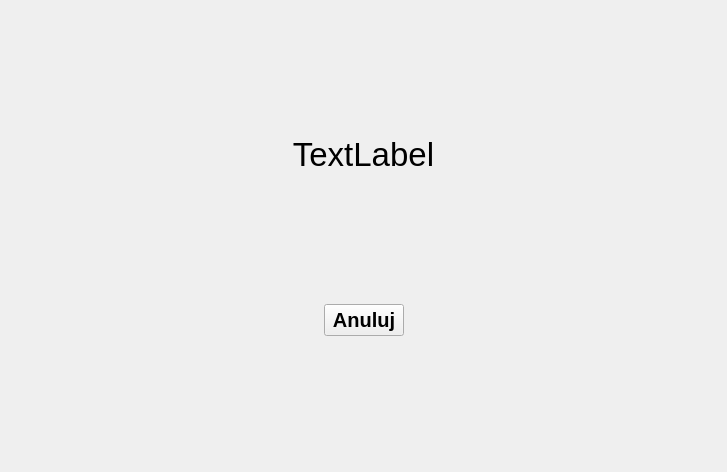
<?xml version="1.0" encoding="UTF-8"?>
<ui version="4.0">
 <class>OknoInformacyjne</class>
 <widget class="QWidget" name="OknoInformacyjne">
  <property name="geometry">
   <rect>
    <x>0</x>
    <y>0</y>
    <width>727</width>
    <height>472</height>
   </rect>
  </property>
  <property name="windowTitle">
   <string>Form</string>
  </property>
  <layout class="QVBoxLayout" name="verticalLayout" stretch="0,0,0,0,0">
   <item>
    <spacer name="verticalSpacer_2">
     <property name="orientation">
      <enum>Qt::Vertical</enum>
     </property>
     <property name="sizeHint" stdset="0">
      <size>
       <width>20</width>
       <height>40</height>
      </size>
     </property>
    </spacer>
   </item>
   <item>
    <widget class="QLabel" name="labInformacyjne">
     <property name="font">
      <font>
       <pointsize>25</pointsize>
      </font>
     </property>
     <property name="text">
      <string>TextLabel</string>
     </property>
     <property name="alignment">
      <set>Qt::AlignCenter</set>
     </property>
    </widget>
   </item>
   <item>
    <spacer name="verticalSpacer_3">
     <property name="orientation">
      <enum>Qt::Vertical</enum>
     </property>
     <property name="sizeHint" stdset="0">
      <size>
       <width>20</width>
       <height>40</height>
      </size>
     </property>
    </spacer>
   </item>
   <item>
    <layout class="QHBoxLayout" name="horizontalLayout">
     <item>
      <spacer name="horizontalSpacer">
       <property name="orientation">
        <enum>Qt::Horizontal</enum>
       </property>
       <property name="sizeHint" stdset="0">
        <size>
         <width>40</width>
         <height>20</height>
        </size>
       </property>
      </spacer>
     </item>
     <item>
      <widget class="QPushButton" name="pbInformacyjne">
       <property name="font">
        <font>
         <pointsize>15</pointsize>
         <bold>true</bold>
        </font>
       </property>
       <property name="text">
        <string>Anuluj</string>
       </property>
      </widget>
     </item>
     <item>
      <spacer name="horizontalSpacer_2">
       <property name="orientation">
        <enum>Qt::Horizontal</enum>
       </property>
       <property name="sizeHint" stdset="0">
        <size>
         <width>40</width>
         <height>20</height>
        </size>
       </property>
      </spacer>
     </item>
    </layout>
   </item>
   <item>
    <spacer name="verticalSpacer">
     <property name="orientation">
      <enum>Qt::Vertical</enum>
     </property>
     <property name="sizeHint" stdset="0">
      <size>
       <width>20</width>
       <height>40</height>
      </size>
     </property>
    </spacer>
   </item>
  </layout>
 </widget>
 <resources/>
 <connections/>
</ui>
